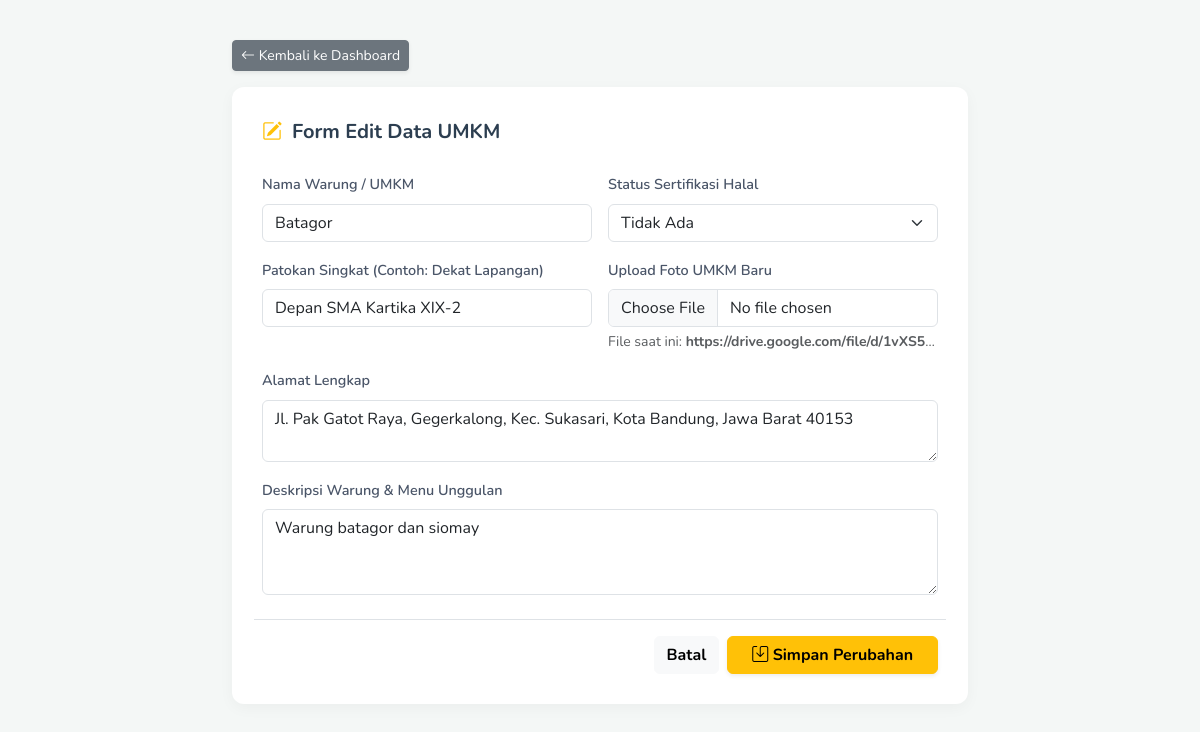
The app's page /edit.php?id=4 with its own data.
### tables this page shows
CREATE TABLE `umkm` (
  `id_umkm` int(11) NOT NULL,
  `nama_umkm` varchar(100) DEFAULT NULL,
  `deskripsi_umkm` text DEFAULT NULL,
  `nomor_kontak` varchar(20) DEFAULT NULL,
  `lokasi` text DEFAULT NULL,
  `patokan` text DEFAULT NULL,
  `status_halal` varchar(30) DEFAULT NULL,
  `link_dokumentasi` text DEFAULT NULL
);

### edit.php (the view, shortened to what this page needs)
<?php
$conn = mysqli_connect("localhost", "root", "", "db_umkm_kpad");
$id_umkm = $_GET['id'];
$result = mysqli_query($conn, "SELECT * FROM UMKM WHERE id_umkm = '$id_umkm'");
$data = mysqli_fetch_assoc($result);
?>
<!DOCTYPE html>
<html lang="id">
<head>
    <link href="https://cdn.jsdelivr.net/npm/bootstrap@5.3.2/dist/css/bootstrap.min.css" rel="stylesheet">
    <link href="https://cdn.jsdelivr.net/npm/bootstrap-icons@1.11.3/font/bootstrap-icons.css" rel="stylesheet">
</head>
<body>
<div class="container">
    <div class="row justify-content-center">
        <div class="col-lg-8">
            <a href="umkm_kpad.php" class="btn btn-sm btn-secondary mb-3 shadow-sm">
                <i class="bi bi-arrow-left"></i> Kembali ke Dashboard
            </a>
            <div class="form-card">
                <div class="form-title">
                    <i class="bi bi-pencil-square text-warning"></i> Form Edit Data UMKM
                </div>
                <form action="" method="POST" enctype="multipart/form-data">
                    <div class="row g-3">
                        <div class="col-md-6">
                            <label class="form-label">Nama Warung / UMKM</label>
                            <input type="text" name="nama_umkm" class="form-control"
                                   value="<?= htmlspecialchars($data['nama_umkm']); ?>" required>
                        </div>
                        <div class="col-md-6">
                            <label class="form-label">Status Sertifikasi Halal</label>
                            <select name="status_halal" class="form-select" required>
                                <option value="Tidak Ada" <?= ($data['status_halal'] == 'Tidak Ada' || $data['status_halal'] == 'Tidak') ? 'selected' : ''; ?>>Tidak Ada</option>
                            </select>
                        </div>
                        <div class="col-md-6">
                            <label class="form-label">Patokan Singkat (Contoh: Dekat Lapangan)</label>
                            <input type="text" name="patokan" class="form-control"
                                   value="<?= htmlspecialchars($data['patokan'] ?? ''); ?>">
                        </div>
                        <div class="col-md-6">
                            <label class="form-label">Upload Foto UMKM Baru</label>
                            <input type="file" name="foto_warung" class="form-control" accept="image/*">
                            <div class="form-text text-truncate text-muted">
                                File saat ini: <strong><?= htmlspecialchars($data['link_dokumentasi'] ?? 'Belum ada foto'); ?></strong>
                            </div>
                        </div>
                        <div class="col-12">
                            <label class="form-label">Alamat Lengkap</label>
                            <textarea name="lokasi" class="form-control" rows="2" required><?= htmlspecialchars($data['lokasi']); ?></textarea>
                        </div>
                        <div class="col-12">
                            <label class="form-label">Deskripsi Warung & Menu Unggulan</label>
                            <textarea name="deskripsi_umkm" class="form-control" rows="3"><?= htmlspecialchars($data['deskripsi_umkm'] ?? ''); ?></textarea>
                        </div>
                        <div class="col-12 mt-4 border-top pt-3 d-flex gap-2 justify-content-end">
                            <a href="umkm_kpad.php" class="btn btn-light fw-bold">Batal</a>
                            <button type="submit" name="update" class="btn btn-warning fw-bold px-4 shadow-sm">
                                <i class="bi bi-save"></i> Simpan Perubahan
                            </button>
                        </div>
                    </div>
                </form>
            </div>
        </div>
    </div>
</div>
</body>
</html>

### edit.php (style rules this page uses)
body { font-family: 'Nunito', sans-serif; background-color: #f4f7f6; padding: 40px 0; }
.form-card { background: #fff; border-radius: 12px; border: none; box-shadow: 0 4px 15px rgba(0,0,0,0.04); padding: 30px; }
.form-title { font-size: 1.25rem; font-weight: 700; color: #2c3e50; margin-bottom: 25px; display: flex; align-items: center; gap: 10px; }
.form-label { font-weight: 600; color: #4a5568; font-size: 0.9rem; }

### records on screen
umkm: nama_umkm "Batagor", status_halal "Tidak Ada", patokan "Depan SMA Kartika XIX-2", link_dokumentasi "https://drive.google.com/file/d/1vXS5…", lokasi "Jl. Pak Gatot Raya, Gegerkalong, Kec. Sukasari, Kota Bandung, Jawa Barat 40153", deskripsi_umkm "Warung batagor dan siomay"
